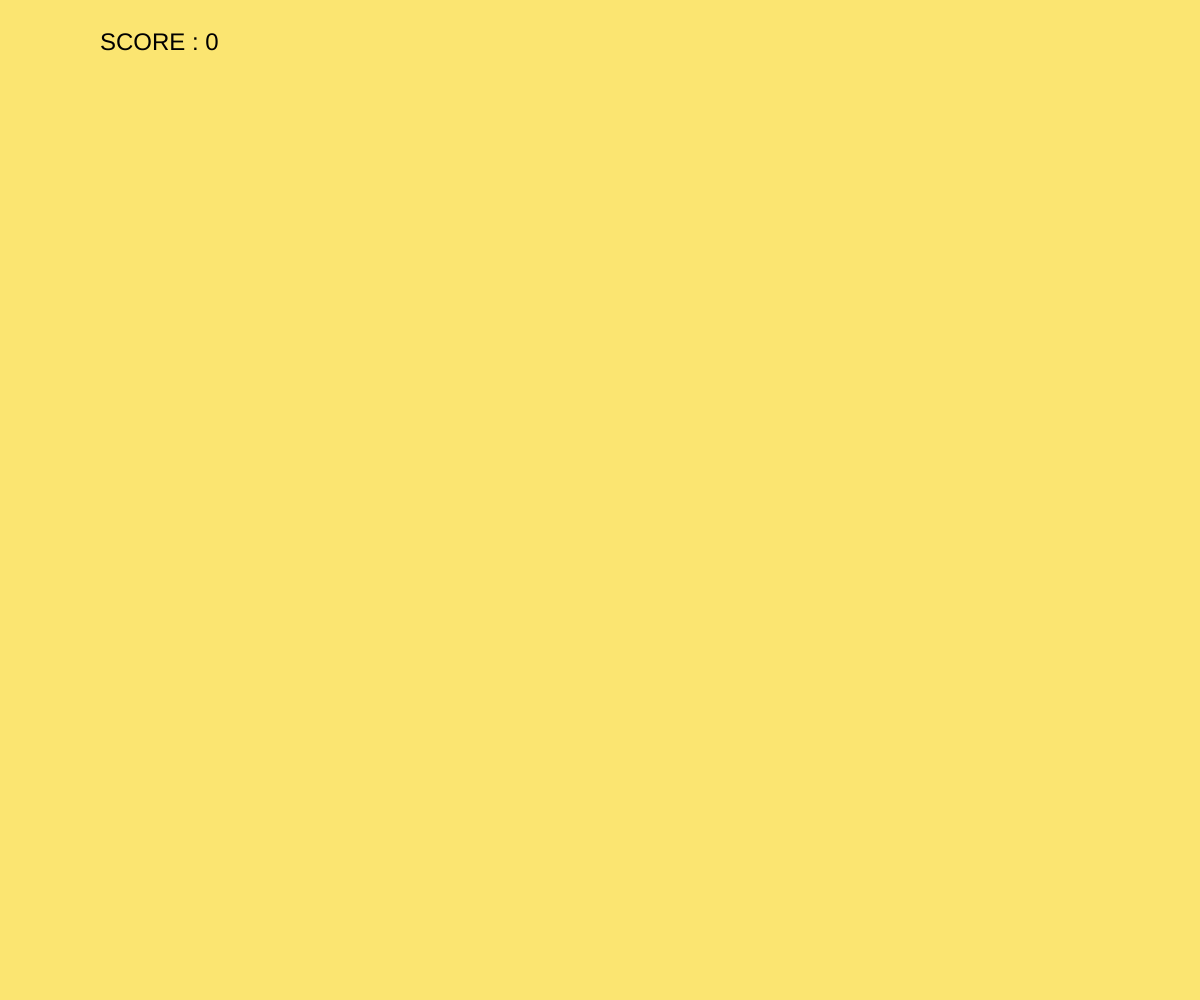
Frame 1 (no input)
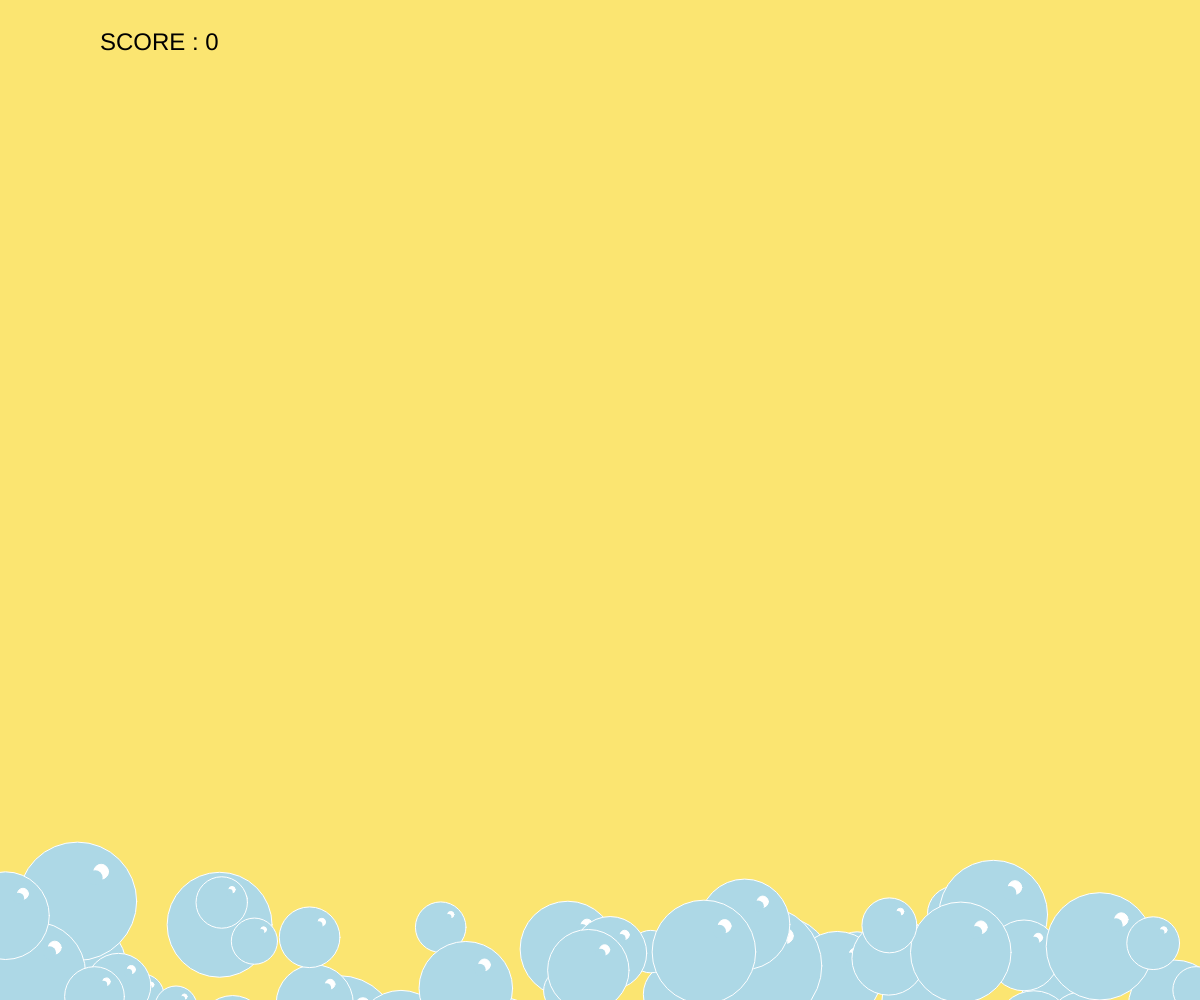
Frame 60 (no input)
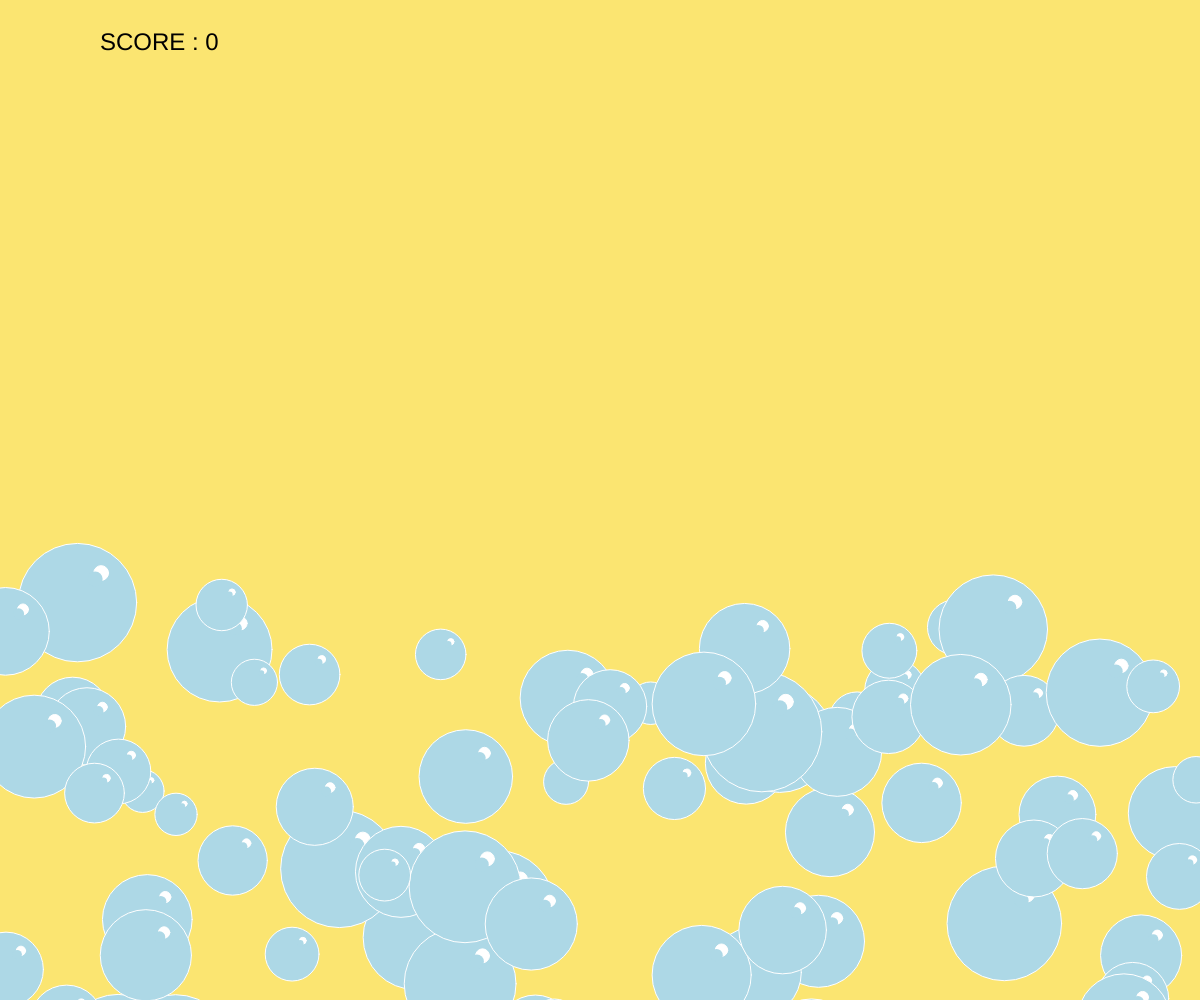
Frame 120 (the mouse pressed at the canvas centre since frame 60)

The p5.js sketch that drew these frames (run headless with seeded random() and noise() and a simulated clock; from frame 60 on, the mouse is pressed at the canvas centre):

// p5.js sketch
// ── sketch.js
var bubbles = [];
var totalBubbles = 80;
var backgroundColor = '#FBE571';
var score = 0


function setup(){
  createCanvas(window.innerWidth, window.innerHeight);
  background(backgroundColor);

  for (var i = 0; i < totalBubbles;  i++) {
    bubbles.push({
      x: random(0, width),
      y: window.innerHeight + 200,
      diameter: random(40,120),
      speed: random(1, 5),
      offset: 0,
      textOpacity: 1
    });
  }
}

function  draw() {
  background(backgroundColor);
  textSize(24);
  fill('black')
  text('SCORE : ' + score , 100, 50)

  bubbles.forEach(function (bubble) {
    if ( bubble.popped) {
       textSize(24);
       textAlign(CENTER);
       fill('rgba(0,0,0, '+  bubble.textOpacity +')')
       text('**pop**', bubble.x, bubble.y - bubble.offset )
       if ( bubble.textOpacity >= 0.01) {
         bubble.textOpacity -= 0.01
       }
    }
    else {
      drawBubble( bubble );
    }
  })
}

function wasClickInsideBubble (bubble) {
  var bubbleRadius = bubble.diameter / 2;
  if (
    (mouseX > bubble.x - bubbleRadius ) &&
    (mouseX < bubble.x + bubbleRadius ) &&
    (mouseY > bubble.y - bubble.offset - bubbleRadius ) &&
    (mouseY < bubble.y - bubble.offset + bubbleRadius )
  ) {
    return  true
  } else {
    return false
  }
}

function mouseClicked() {
  bubbles.forEach(function (bubble) {
    if (wasClickInsideBubble(bubble)){
      console.log('aa');
      bubble.popped = true;
      score += 1

    }

  })
}

function drawBubble (bubble) {
  if ( bubble.offset > height + 400 ) {
    bubble.offset = 0
  }

  bubble.offset = bubble.offset + bubble.speed
  fill('lightblue')
  stroke('white')
  ellipse(bubble.x  ,bubble.y - bubble.offset , bubble.diameter,bubble.diameter)

  fill('white')
  ellipse( bubble.x  + ( bubble.diameter * 0.2 ), bubble.y - bubble.offset- ( bubble.diameter * 0.25),bubble.diameter/8,bubble.diameter/8)

  fill('lightblue')
  noStroke()
  ellipse(bubble.x + ( bubble.diameter * 0.15 ), bubble.y - bubble.offset - ( bubble.diameter * 0.2),bubble.diameter/8,bubble.diameter/8)

}
